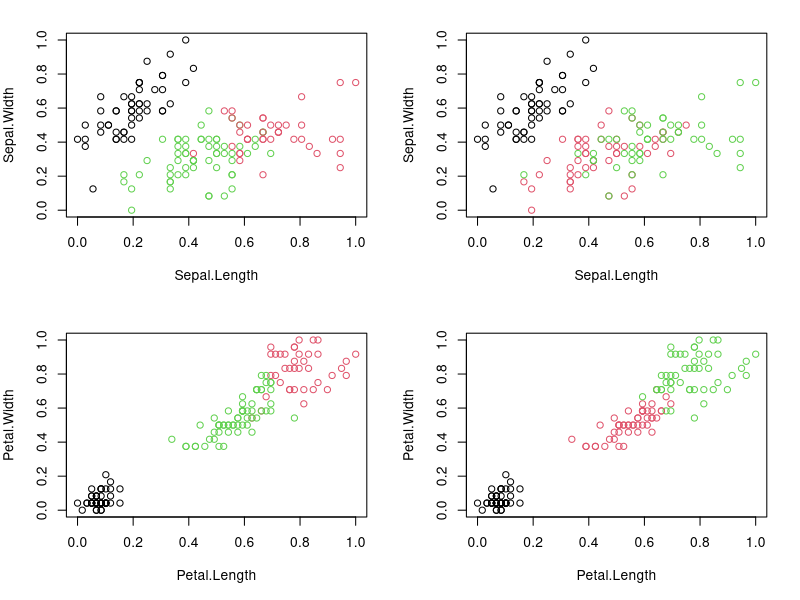

This figure's R source:
#K-Means Clustering

require("datasets")
data("iris") # load Iris Dataset
str(iris) #view structure of dataset

summary(iris) #view statistical summary of dataset

head(iris, 3) #view top  rows of dataset

#Preprocess the dataset
#Since clustering is a type of Unsupervised Learning, 
#we would not require Class Label(output) during execution of our algorithm. 
#We will, therefore, remove Class Attribute “Species” and store it in another variable. 
#We would then normalize the attributes between 0 and 1 using our own function.

iris.new<- iris[,c(1,2,3,4)]
iris.class<- iris[,"Species"]
head(iris.new, 3)

head(iris.class, 3)

normalize <- function(x){
  return ((x-min(x))/(max(x)-min(x)))
}

iris.new$Sepal.Length<- normalize(iris.new$Sepal.Length)
iris.new$Sepal.Width<- normalize(iris.new$Sepal.Width)
iris.new$Petal.Length<- normalize(iris.new$Petal.Length)
iris.new$Petal.Width<- normalize(iris.new$Petal.Width)
head(iris.new)

#Apply the K-means clustering algorithm
result<- kmeans(iris.new,3) #aplly k-means algorithm with no. of centroids(k)=3
result$size # gives no. of records in each cluster

result$centers # gives value of cluster center datapoint value(3 centers for k=3)

result$cluster #gives cluster vector showing the custer where each record falls

#Verify results of clustering
par(mfrow=c(2,2), mar=c(5,4,2,2))
plot(iris.new[c(1,2)], col=result$cluster)# Plot to see how Sepal.Length and Sepal.Width data points have been distributed in clusters
plot(iris.new[c(1,2)], col=iris.class)# Plot to see how Sepal.Length and Sepal.Width data points have been distributed originally as per "class" attribute in dataset
plot(iris.new[c(3,4)], col=result$cluster)# Plot to see how Petal.Length and Petal.Width data points have been distributed in clusters
plot(iris.new[c(3,4)], col=iris.class)

table(result$cluster,iris.class)

#Results of the table show that Cluster 1 corresponds to Virginica, 
#Cluster 2 corresponds to Versicolor 
#and Cluster 3 to Setosa.

#Total number of correctly classified instances are: 36 + 47 + 50= 133
#Total number of incorrectly classified instances are: 3 + 14= 17

#How did the model do?
#TASK: Accuracy = number of correctly classified/(total classified) = ?
#i.e our model has achieved ?% accuracy!

accuracy_Kmeans <- 133/(133+17)

